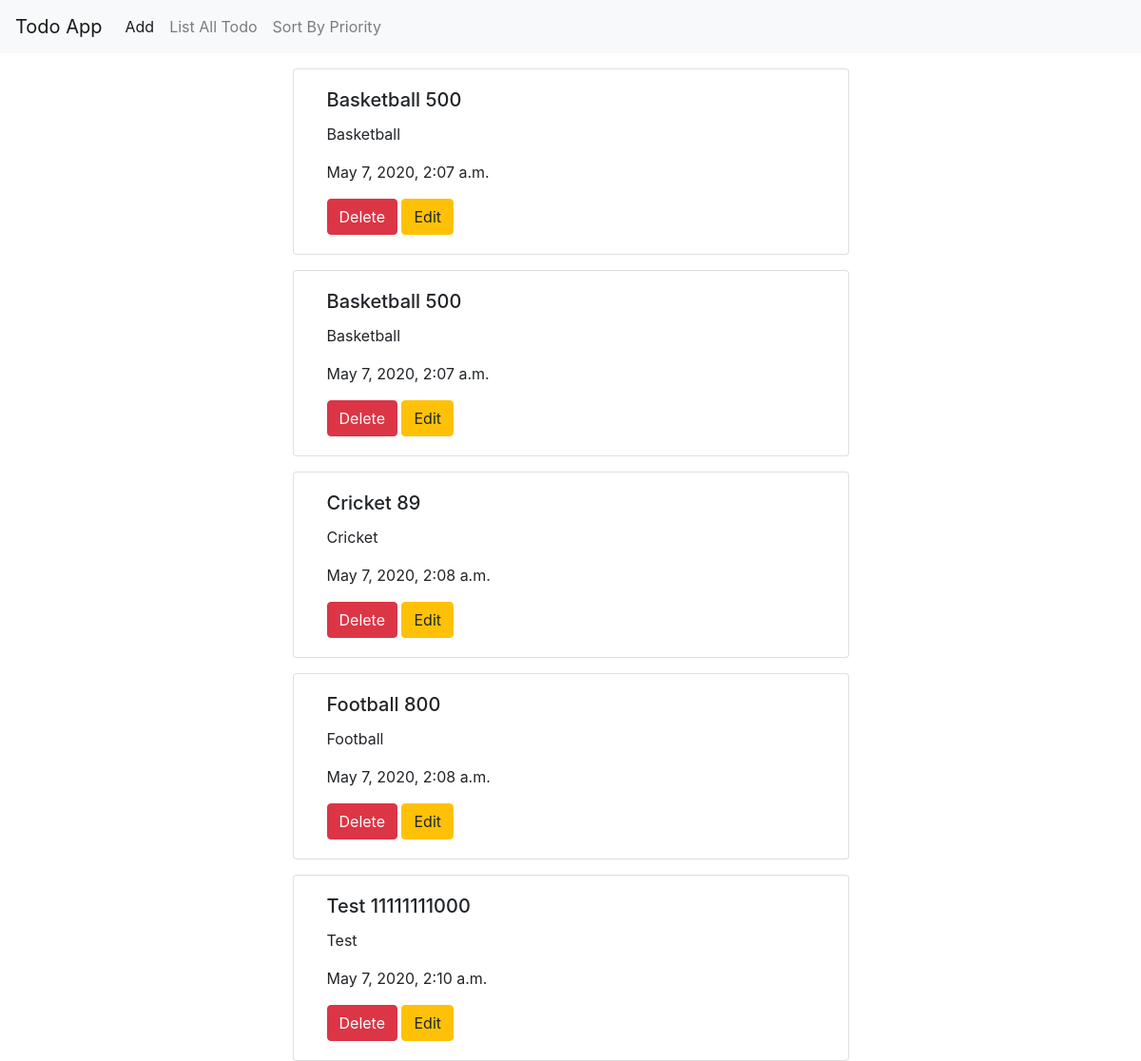
/list, run on an earlier commit of the app's database.
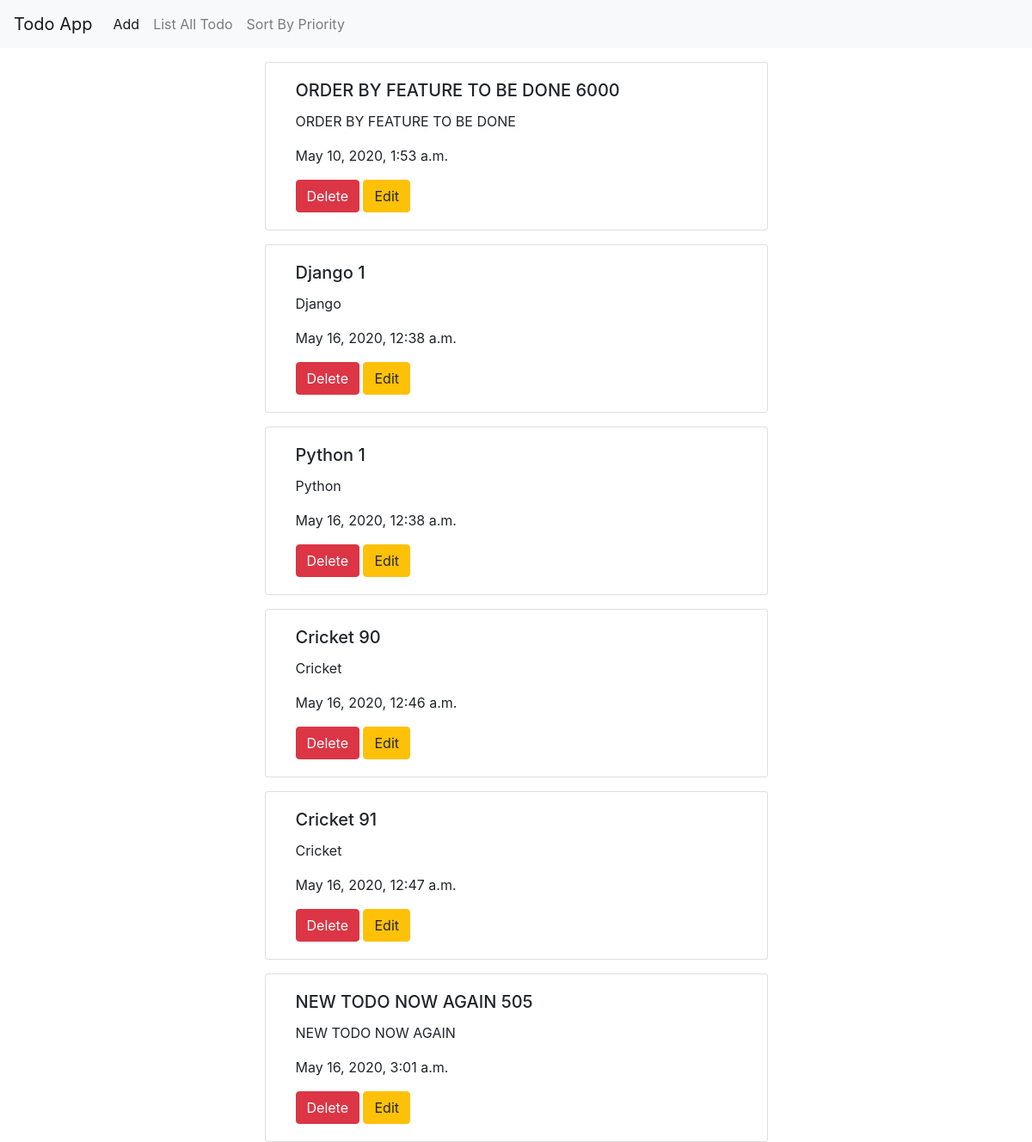
And on a later commit of the database.
### todoapp/models.py (models this page shows)
class Todo(models.Model):
    title = models.CharField(max_length=255)
    description = models.TextField()
    priority = models.IntegerField()
    created_at = models.DateTimeField(auto_now_add=True,null=True)

### todoapp/views.py (the view)
# urls.py: path('list',views.list,name='list'),
def list(request):
    mydictionary = {
        "alltodos" : Todo.objects.all()
    }
    return render(request,'list.html',context=mydictionary)

### templates/list.html (shortened to what this page needs)
{% extends 'index.html' %}
{% block content %}
{% for eachtodo in alltodos %}
<div class="row">
    <div class="col-md-6" style="margin:0 auto;">
        <div class="card container-fluid" style="margin-top: 1rem;">
            <div class="card-body">
              <h5 class="card-title">{{eachtodo.title}} {{eachtodo.priority}}</h5>
              <p class="card-text">{{eachtodo.description}}</p>
              <p class="card-text">{{eachtodo.created_at}}</p>
              <a href="/delete/{{eachtodo.id}}" class="btn btn-danger">Delete</a>
              <a href="/edit/{{eachtodo.id}}" class="btn btn-warning">Edit</a>
            </div>
          </div>
    </div>
</div>
{% endfor %}
{% endblock %}

### templates/index.html (shortened to what this page needs)
<!doctype html>
<html lang="en">
<head>
  <link rel="stylesheet" href="https://stackpath.bootstrapcdn.com/bootstrap/4.4.1/css/bootstrap.min.css"
>
</head>
<body>
  <nav class="navbar navbar-expand-lg navbar-light bg-light">
    <a class="navbar-brand" href="#">Todo App</a>
    <div class="collapse navbar-collapse" id="navbarSupportedContent">
      <ul class="navbar-nav mr-auto">
        <li class="nav-item active">
          <a class="nav-link" href="/">Add<span class="sr-only">(current)</span></a>
        </li>
        <li class="nav-item">
          <a class="nav-link" href="{% url 'list' %}">List All Todo</a>
        </li>
        <li class="nav-item">
          <a class="nav-link" href="{% url 'sortdata' %}">Sort By Priority</a>
        </li>
    </div>
  </nav>
  {% block content %}{% endblock %}
</body>
</html>

What changed in the data, as far as the page shows it:
removed Todo: title "Basketball", priority "500", description "Basketball", created_at "May 7, 2020, 2:07 a.m."
removed Todo: title "Basketball", priority "500", description "Basketball", created_at "May 7, 2020, 2:07 a.m."
removed Todo: title "Cricket", priority "89", description "Cricket", created_at "May 7, 2020, 2:08 a.m."
removed Todo: title "Football", priority "800", description "Football", created_at "May 7, 2020, 2:08 a.m."
removed Todo: title "Test", priority "11111111000", description "Test", created_at "May 7, 2020, 2:10 a.m."
added Todo: title "ORDER BY FEATURE TO BE DONE", priority "6000", description "ORDER BY FEATURE TO BE DONE", created_at "May 10, 2020, 1:53 a.m."
added Todo: title "Django", priority "1", description "Django", created_at "May 16, 2020, 12:38 a.m."
added Todo: title "Python", priority "1", description "Python", created_at "May 16, 2020, 12:38 a.m."
added Todo: title "Cricket", priority "90", description "Cricket", created_at "May 16, 2020, 12:46 a.m."
added Todo: title "Cricket", priority "91", description "Cricket", created_at "May 16, 2020, 12:47 a.m."
added Todo: title "NEW TODO NOW AGAIN", priority "505", description "NEW TODO NOW AGAIN", created_at "May 16, 2020, 3:01 a.m."
